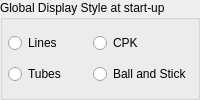
            <widget class="QGroupBox" name="default_display_grpBox" >
             <property name="title" >
              <string>Global Display Style at start-up</string>
             </property>
             <layout class="QGridLayout" >
              <property name="margin" >
               <number>5</number>
              </property>
              <property name="spacing" >
               <number>3</number>
              </property>
              <item row="1" column="1" >
               <widget class="QRadioButton" name="ballNstick_rbtn" >
                <property name="toolTip" >
                 <string>Ball and Stick Display Style</string>
                </property>
                <property name="text" >
                 <string>Ball and Stick</string>
                </property>
               </widget>
              </item>
              <item row="1" column="0" >
               <widget class="QRadioButton" name="tubes_rbtn" >
                <property name="toolTip" >
                 <string>Tubes Display Style</string>
                </property>
                <property name="text" >
                 <string>Tubes</string>
                </property>
               </widget>
              </item>
              <item row="0" column="0" >
               <widget class="QRadioButton" name="lines_rbtn" >
                <property name="toolTip" >
                 <string>Lines Display Style</string>
                </property>
                <property name="text" >
                 <string>Lines</string>
                </property>
               </widget>
              </item>
              <item row="0" column="1" >
               <widget class="QRadioButton" name="cpk_rbtn" >
                <property name="toolTip" >
                 <string>CPK (Space Fill) Display Style</string>
                </property>
                <property name="text" >
                 <string>CPK</string>
                </property>
               </widget>
              </item>
             </layout>
            </widget>
